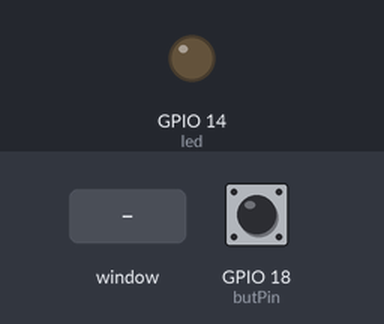
Simulated run of this program. Board: Raspberry Pi (BCM pin numbers). Parts: output pins drawn as LEDs (lit = HIGH). The test bench sets the inputs (shaded band); at power-on: GPIO 18 (butPin) HIGH. The desktop window is not drawn, its controls go by their first labels and the mouse button is held 0.15 s.

Above: at 1.2 s.
1.3 s: control labelled "Turn LED on" in the window clicked
At 1.8 s:
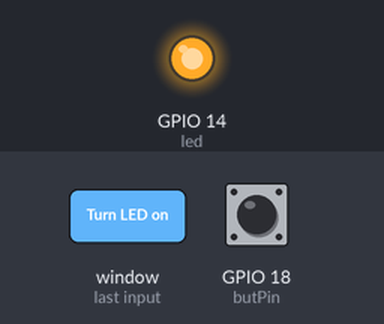
Timing chart, 0 to 4.3 s (numbered marks = the images above; inputs shaded):
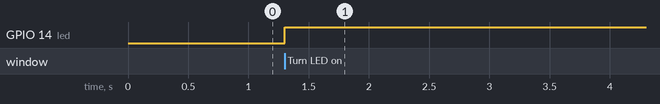

The program:

GUI_and_button.py
```python
## Toggle an LED when the GUI button is pressed ##
## Read button press from GPIO input ##

from tkinter import *
import tkinter.font
from gpiozero import LED
import RPi.GPIO
import RPi.GPIO as GPIO
GPIO.setmode(GPIO.BCM)

### HARDWARE DEFINITIONS ###
led=LED(14)
butPin = 18

### Setup GPIO
GPIO.setup(butPin,GPIO.IN, pull_up_down=GPIO.PUD_UP)

### GUI DEFINITIONS ###
win = Tk()
win.title("LED Toggler")
myFont = tkinter.font.Font(family = 'Helvetica', size = 12, weight = "bold")


### Event Functions ###
def ledToggle():
    if led.is_lit:
        led.off()
        ledButton["text"]="Turn LED on" # Change only the button text property
        #value = int(counters.get())
        #counters.set(value + 1)
    else:
        led.on()
        ledButton["text"]="Turn LED off"

def close():
    RPi.GPIO.cleanup()
    win.destroy()

def buttonPressed(channel):
    """This function should be called when butPin has a falling edge event"""
    #global var
    #print("Button was pressed")
    #var.set(var.get() + 1)
    value = int(counters.get())
    counters.set(value + 1)

"""Register the callback"""
GPIO.add_event_detect(butPin, GPIO.FALLING, callback=buttonPressed, bouncetime=300) # bouncetime: to eliminate the bouncing when read key press

### Variable
counters = IntVar()
counters.set(0)

### WIDGETS ###

# Button, triggers the connected command when it is pressed
ledButton = Button(win, text='Turn LED on', font=myFont, command=ledToggle, bg='bisque2', height=1, width=24)
ledButton.grid(row=0,column=2)

exitButton = Button(win, text='Exit', font=myFont, command=close, bg='red', height=1, width=6)
exitButton.grid(row=1, column=2)

pressedLabel = Label(win, text='Press', height=1, width=10)
pressedLabel.grid(row=2, column=1)

pressedLabel = Label(win, textvariable=str(counters), height=1, width=6)
pressedLabel.grid(row=2, column=2)

pressedLabel = Label(win, text='times', height=1, width=10)
pressedLabel.grid(row=2, column=3)

#ttk.Label(mainframe, textvariable=meters).grid(column=2, row=2, sticky=(W, E))
#ttk.Button(mainframe, text="Calculate", command=calculate).grid(column=4, row=3, sticky=W)


win.protocol("WM_DELETE_WINDOW", close) # cleanup GPIO when user closes window

win.mainloop() # Loops forever
```

Measured:
- after the input at 1.3 s, GPIO 14 (led): LOW → HIGH at once
